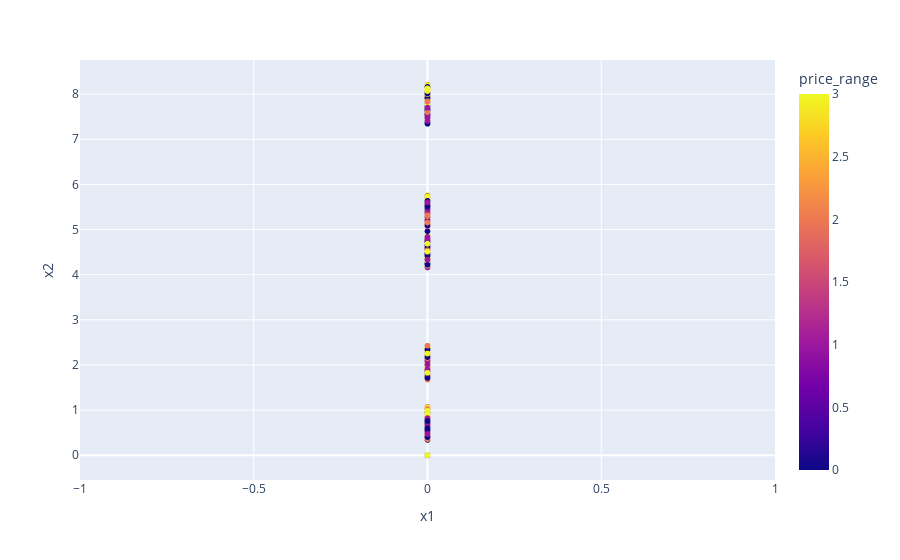

The code cell stored with this chart in its notebook:
### Code cell
fig = px.scatter(df_compressed, x="x1", y="x2", color="price_range")
fig.show()

### Figure 1 — Plotly figure (JSON) as saved in the notebook; plotly's stock layout.template omitted (floating-point values rounded to 4 significant figures; data arrays with more than 128 entries replaced by an {"elided": "..."} marker saying what was removed)
{"data": [{"hovertemplate": "x1=%{x}<br>x2=%{y}<br>price_range=%{marker.color}<extra></extra>", "legendgroup": "", "marker": {"color": {"elided": "2000 int values"}, "coloraxis": "coloraxis", "symbol": "circle"}, "mode": "markers", "name": "", "showlegend": false, "type": "scattergl", "x": {"elided": "2000 int values"}, "xaxis": "x", "y": {"elided": "2000 float values"}, "yaxis": "y"}], "layout": {"coloraxis": {"colorbar": {"title": {"text": "price_range"}}, "colorscale": [[0, "#0d0887"], [0.1111, "#46039f"], [0.2222, "#7201a8"], [0.3333, "#9c179e"], [0.4444, "#bd3786"], [0.5556, "#d8576b"], [0.6667, "#ed7953"], [0.7778, "#fb9f3a"], [0.8889, "#fdca26"], [1, "#f0f921"]]}, "legend": {"tracegroupgap": 0}, "margin": {"t": 60}, "xaxis": {"anchor": "y", "domain": [0, 1], "title": {"text": "x1"}}, "yaxis": {"anchor": "x", "domain": [0, 1], "title": {"text": "x2"}}}}
